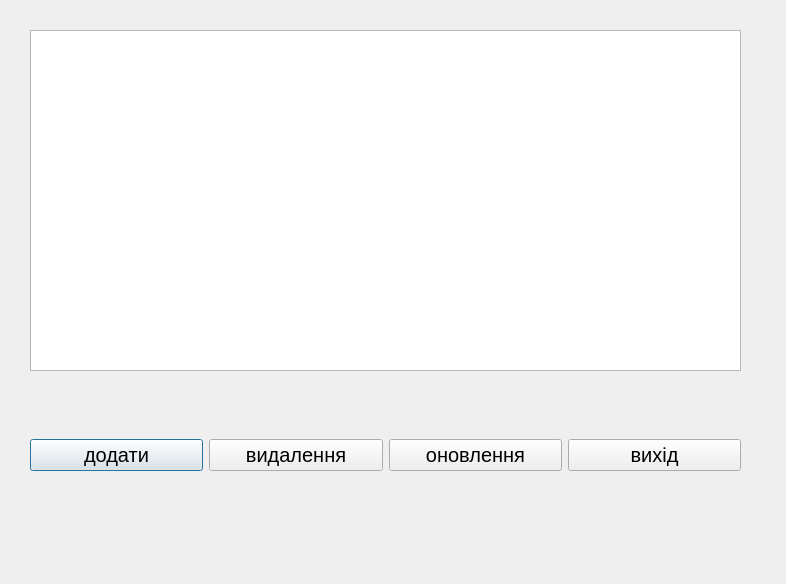
<?xml version="1.0" encoding="UTF-8"?>
<ui version="4.0">
 <class>basadata</class>
 <widget class="QDialog" name="basadata">
  <property name="geometry">
   <rect>
    <x>0</x>
    <y>0</y>
    <width>786</width>
    <height>584</height>
   </rect>
  </property>
  <property name="windowTitle">
   <string>Dialog</string>
  </property>
  <widget class="QTableView" name="tableView">
   <property name="geometry">
    <rect>
     <x>30</x>
     <y>30</y>
     <width>711</width>
     <height>341</height>
    </rect>
   </property>
  </widget>
  <widget class="QWidget" name="horizontalLayoutWidget">
   <property name="geometry">
    <rect>
     <x>30</x>
     <y>380</y>
     <width>711</width>
     <height>151</height>
    </rect>
   </property>
   <layout class="QHBoxLayout" name="horizontalLayout">
    <item>
     <widget class="QPushButton" name="addNewData">
      <property name="font">
       <font>
        <pointsize>15</pointsize>
       </font>
      </property>
      <property name="text">
       <string>додати</string>
      </property>
     </widget>
    </item>
    <item>
     <widget class="QPushButton" name="delete_2">
      <property name="font">
       <font>
        <pointsize>15</pointsize>
       </font>
      </property>
      <property name="text">
       <string>видалення</string>
      </property>
     </widget>
    </item>
    <item>
     <widget class="QPushButton" name="pushButton">
      <property name="font">
       <font>
        <pointsize>15</pointsize>
       </font>
      </property>
      <property name="text">
       <string>оновлення</string>
      </property>
     </widget>
    </item>
    <item>
     <widget class="QPushButton" name="exit">
      <property name="font">
       <font>
        <pointsize>15</pointsize>
       </font>
      </property>
      <property name="text">
       <string>вихід</string>
      </property>
     </widget>
    </item>
   </layout>
  </widget>
 </widget>
 <resources/>
 <connections/>
</ui>
